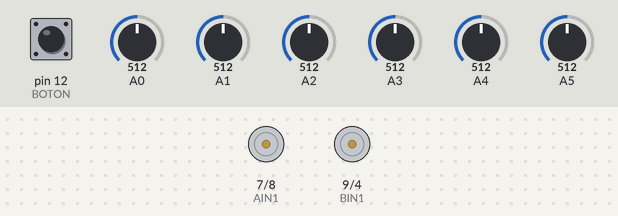
The sketch below on a simulated Arduino Uno, built with avr-gcc and run on an emulated ATmega328P. Parts: motor-driver pin pairs drawn as motors (green arrow = first pin HIGH = forward, orange = second pin HIGH = backward, longer = more drive, scaled by the enable pin). The test bench sets the inputs (shaded band); at power-on: pin 12 (BOTON) LOW, A0 = 512, A2 = 512, A1 = 512, A3 = 512, A4 = 512, A5 = 512.

Above: at 4.5 s.
4.6 s: pin 12 (BOTON) pulled HIGH for 0.15 s
At 5.8 s:
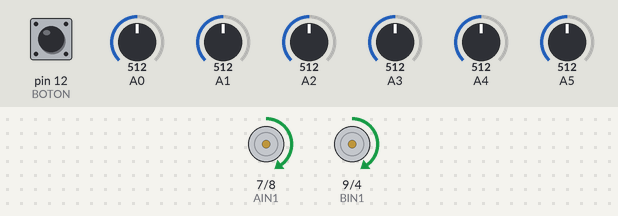
6.2 s: A0 set to 521
9.2 s: A2 set to 716
At 9.36 s:
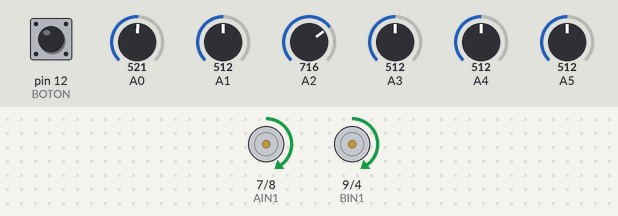
12.2 s: A1 set to 716
At 12.37 s:
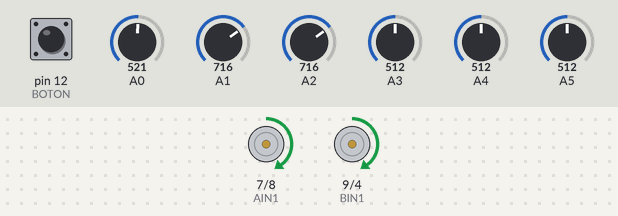
15.2 s: A3 set to 548
At 15.38 s:
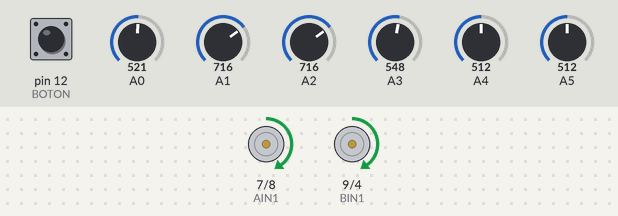
18.2 s: A3 set to 571
Timing chart, 0 to 20.6 s (numbered marks = the images above; inputs shaded):
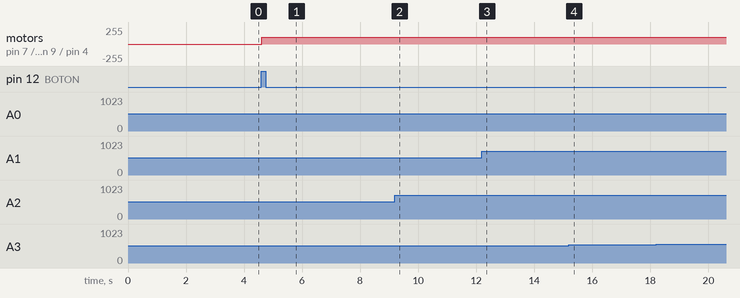

Measured:
- after the input at 4.6 s, motor on pin 7 (AIN1) / pin 8 (AIN2), motor on pin 9 (BIN1) / pin 4 (BIN2): stopped → forward 100/255 at once
- after the input at 9.2 s, motor on pin 7 (AIN1) / pin 8 (AIN2): stays forward 100/255 (without the input it goes to forward 247/255 after 2.2 s); motor on pin 9 (BIN1) / pin 4 (BIN2): stays forward 100/255 (without the input it goes to backward 47/255 after 2.2 s)
- after the input at 12.2 s, motor on pin 7 (AIN1) / pin 8 (AIN2): stays forward 100/255 (without the input it goes to forward 127/255 after 2.2 s); motor on pin 9 (BIN1) / pin 4 (BIN2): stays forward 100/255 (without the input it goes to backward 183/255 after 2.2 s)
- after the input at 15.2 s, motor on pin 7 (AIN1) / pin 8 (AIN2): stays forward 100/255 (without the input it goes to forward 143/255 after 2.2 s); motor on pin 9 (BIN1) / pin 4 (BIN2): stays forward 100/255 (without the input it goes to backward 199/255 after 2.2 s)

The sketch:

controlPIDSesion6.ino
```cpp
#include <QTRSensors.h>
//Definición sensor Sigue Lineas
#define NUM_SENSORS             6
#define NUM_SAMPLES_PER_SENSOR  4
#define EMITTER_PIN 11
QTRSensorsAnalog qtra((unsigned char[]) {
  A5, A4, A3, A2, A1, A0
},
NUM_SENSORS, NUM_SAMPLES_PER_SENSOR, EMITTER_PIN);
unsigned int sensorValues[NUM_SENSORS];

//Mapeo de pines
//Motor A
#define AIN1 7
#define AIN2 8
#define PWMA 6
//Motor B
#define BIN1 9
#define BIN2 4
#define PWMB 5
//boton
#define BOTON 12

//Constantes
float KP = 0.39; //Constante Proporcional
float KI = 1;    //Constante Integral
float KD = 100;  //Constante Derivada

//Variables
int error = 0;      //Proporcional
int integral = 0;   //Integral
int lastError = 0;  //Ultimo error
int derivada = 0;   //Derivada

//referencia y velocidad base
int ref = 0;
int Tp = 100;

void setup() {
  //Seteo pines motor
  pinMode(BIN2  , OUTPUT);
  pinMode(BIN1  , OUTPUT);
  pinMode(PWMB  , OUTPUT);
  pinMode(AIN1  , OUTPUT);
  pinMode(AIN2  , OUTPUT);
  pinMode(PWMA  , OUTPUT);
  //seteo pin boton
  pinMode(BOTON, INPUT);

  //calibracion sensor
  for ( int i = 0; i < 150; i++) {
    qtra.calibrate();
  }

  //Se pausa el programa hasta que se presione el boton
  while (true) {
    if (digitalRead(BOTON) == 1) {
      break;
    }
  }
  Serial.begin(9600);
}

void loop() {
  //Lectura posicion
  int posicion = qtra.readLine(sensorValues, true, true);
  posicion = map(posicion, 0, 5000, -255, 255);


  //Cálculo PID
  error = posicion - ref;
  integral = integral + error;
  derivada = error - lastError;

  //Cálculo giro
  int giro = (error * KP) + (integral * KI) + (derivada * KD);

  //Seteo velocidad ruedas
  int velizq = Tp + giro;
  int velder = Tp - giro;

  //Movimiento
  Motor(velizq,velder);

  //Se actualiza el último error
  lastError = error;
}
//accionamiento motor izquierdo
void Motoriz(int value) {
  if ( value >= 0 ) {
    digitalWrite(BIN1, HIGH);
    digitalWrite(BIN2, LOW);
  } else {
    digitalWrite(BIN1, LOW);
    digitalWrite(BIN2, HIGH);
    value *= -1;
  }
  analogWrite(PWMB, value);
}
//accionamiento motor derecho
void Motorde(int value) {
  if ( value >= 0 ) {
    digitalWrite(AIN1, HIGH);
    digitalWrite(AIN2, LOW);
  } else {
    digitalWrite(AIN1, LOW);
    digitalWrite(AIN2, HIGH);
    value *= -1;
  }
  analogWrite(PWMA, value);
}

//Accionamiento de motores
void Motor(int left, int righ) {
  Motoriz(left);
  Motorde(righ);
}
```
